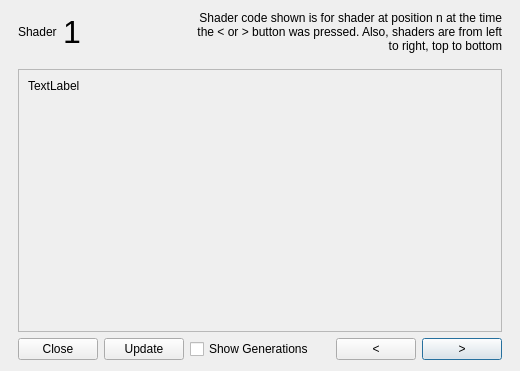
<?xml version="1.0" encoding="UTF-8"?>
<ui version="4.0">
 <class>ShaderCodeDisplayer</class>
 <widget class="QDialog" name="ShaderCodeDisplayer">
  <property name="geometry">
   <rect>
    <x>0</x>
    <y>0</y>
    <width>520</width>
    <height>371</height>
   </rect>
  </property>
  <property name="windowTitle">
   <string>Dialog</string>
  </property>
  <layout class="QGridLayout" name="gridLayout">
   <property name="leftMargin">
    <number>18</number>
   </property>
   <property name="rightMargin">
    <number>18</number>
   </property>
   <item row="3" column="6">
    <widget class="QPushButton" name="increaseButton">
     <property name="text">
      <string>&gt;</string>
     </property>
    </widget>
   </item>
   <item row="0" column="1" colspan="2">
    <widget class="QLabel" name="shaderIndex">
     <property name="font">
      <font>
       <pointsize>24</pointsize>
      </font>
     </property>
     <property name="text">
      <string>1</string>
     </property>
    </widget>
   </item>
   <item row="3" column="0" colspan="2">
    <widget class="QPushButton" name="closeButton">
     <property name="text">
      <string>Close</string>
     </property>
    </widget>
   </item>
   <item row="0" column="0">
    <widget class="QLabel" name="shaderLabel">
     <property name="text">
      <string>Shader</string>
     </property>
    </widget>
   </item>
   <item row="1" column="1">
    <spacer name="verticalSpacer">
     <property name="orientation">
      <enum>Qt::Vertical</enum>
     </property>
     <property name="sizeType">
      <enum>QSizePolicy::Minimum</enum>
     </property>
     <property name="sizeHint" stdset="0">
      <size>
       <width>10</width>
       <height>10</height>
      </size>
     </property>
    </spacer>
   </item>
   <item row="3" column="5">
    <widget class="QPushButton" name="decreaseButton">
     <property name="text">
      <string>&lt;</string>
     </property>
    </widget>
   </item>
   <item row="3" column="2">
    <widget class="QPushButton" name="updateButton">
     <property name="text">
      <string>Update</string>
     </property>
    </widget>
   </item>
   <item row="2" column="0" colspan="7">
    <widget class="QScrollArea" name="scrollArea">
     <property name="sizeAdjustPolicy">
      <enum>QAbstractScrollArea::AdjustIgnored</enum>
     </property>
     <property name="widgetResizable">
      <bool>true</bool>
     </property>
     <widget class="QWidget" name="scrollAreaWidgetContents">
      <property name="geometry">
       <rect>
        <x>0</x>
        <y>0</y>
        <width>482</width>
        <height>251</height>
       </rect>
      </property>
      <property name="sizePolicy">
       <sizepolicy hsizetype="Preferred" vsizetype="Preferred">
        <horstretch>0</horstretch>
        <verstretch>0</verstretch>
       </sizepolicy>
      </property>
      <property name="minimumSize">
       <size>
        <width>0</width>
        <height>0</height>
       </size>
      </property>
      <layout class="QHBoxLayout" name="horizontalLayout">
       <item>
        <widget class="QLabel" name="shaderCode">
         <property name="sizePolicy">
          <sizepolicy hsizetype="Preferred" vsizetype="Preferred">
           <horstretch>0</horstretch>
           <verstretch>0</verstretch>
          </sizepolicy>
         </property>
         <property name="text">
          <string>TextLabel</string>
         </property>
         <property name="scaledContents">
          <bool>true</bool>
         </property>
         <property name="alignment">
          <set>Qt::AlignLeading|Qt::AlignLeft|Qt::AlignTop</set>
         </property>
         <property name="wordWrap">
          <bool>true</bool>
         </property>
         <property name="textInteractionFlags">
          <set>Qt::LinksAccessibleByMouse|Qt::TextSelectableByKeyboard|Qt::TextSelectableByMouse</set>
         </property>
        </widget>
       </item>
      </layout>
     </widget>
    </widget>
   </item>
   <item row="0" column="3" colspan="4">
    <widget class="QLabel" name="label">
     <property name="text">
      <string>Shader code shown is for shader at position n at the time the &lt; or &gt; button was pressed. Also, shaders are from left to right, top to bottom</string>
     </property>
     <property name="alignment">
      <set>Qt::AlignRight|Qt::AlignTrailing|Qt::AlignVCenter</set>
     </property>
     <property name="wordWrap">
      <bool>true</bool>
     </property>
    </widget>
   </item>
   <item row="3" column="3">
    <widget class="QCheckBox" name="showGenerations">
     <property name="text">
      <string>Show Generations</string>
     </property>
    </widget>
   </item>
  </layout>
 </widget>
 <resources/>
 <connections/>
</ui>
